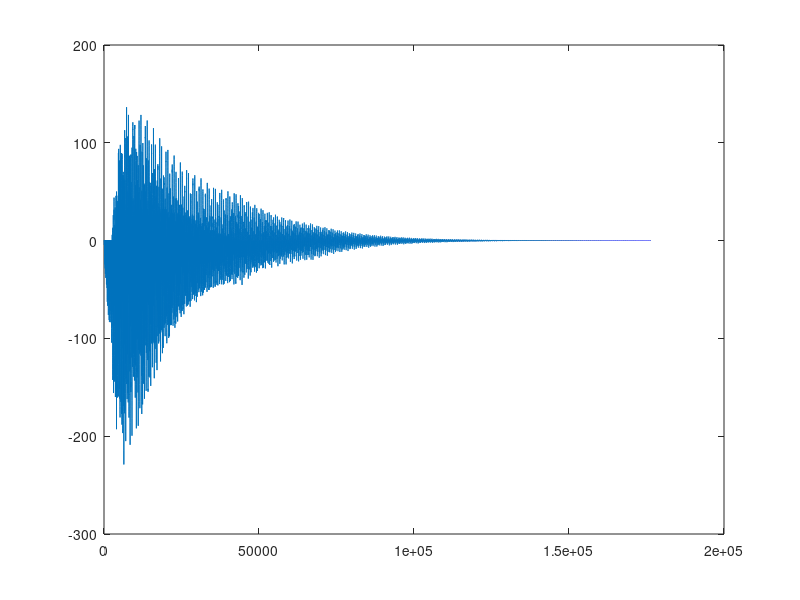

Reproduce this figure in MATLAB.
% Tromba Marina model
% Stefania bow model together with a mass spring model
clear; clc; close all;
Fs = 44100;

% mass spring

T = 1/Fs;

b = 0.5;       % Resistance
k = 1000000;  % spring stiffness
m = 0.1;        % mass

% frequency of spring
f0 = 1/(2*pi) * sqrt(k/m)

% mass spring states
x = [0.01,0]';

% input to mass spring
u = 0;
du = 0;

% state space matrices
A = [0, 1; -k/m, -b/m];

B = [0,1/m]';

C = [1,0];

D = 0;

a = 2/T;
I = eye(2);
H = inv(a*I - A);
Ad = H * (a*I + A);
Bd = H * B;

% Bow model
freq = 220;

N = 4*Fs;

stringLength = floor(Fs/freq);
l = stringLength/2;
Pb = 0.1; % bowing point
Fb = 0.0001;  % force (N)
Vb = 0.2;  % velocity (m/s)

nutLength = floor(stringLength*(1-Pb));
brigdeLength = floor(stringLength*Pb);
nutDelay = zeros(1,nutLength);
brigdeDelay = zeros(1,brigdeLength);

Z = 0.55;
mus = 0.8; % static coeffient of friction
zslope = 2*Z;

Von = 0;
Vob = 0;
Vin = 0;
Vib = 0;
Vh = 0;

%dVon = 0;
dVib = 0;
dVin = 0;
stick = 0;

output = zeros(N,1);
frictionOutput = zeros(N,1);
vOutput = zeros(N,1);

for i = 1:N
    if Fb < 0.15
        Fb = Fb + 0.0001;
    end
    
    Vin = nutDelay(nutLength);
    Vib = brigdeDelay(brigdeLength);
    
    LPVib = 0.5*(Vib + dVib);
    dVib = LPVib;
    
    LPVin = 0.5 * (Vin + dVin);
    dVin = LPVin;
    
    Vh = Vin + LPVib;
    
    % Bow friction calculations
        
    B2=-0.2*zslope-0.3*Fb-zslope*Vb-zslope*Vh;
    C2=0.06*Fb+zslope*Vh*Vb+0.2*zslope*Vh+0.3*Vb*Fb+0.1*Fb;
    delta2=B2*B2-4*zslope*C2;
    
    if Vh == Vb % MIDDLE
        
        v = Vb;
        stick = 1;
        
    elseif (delta2 < 0)
        
        v = Vb;    % the only possible solution is the stickone
        stick = 1;
        
    else
        
        if (stick==1)    % if we are in the stick condition, we keep it........
            
            f = zslope*(Vb-Vh);
            
            if ((f <= mus * Fb) & (f > 0))  %.....if we did not find a value above the maximum bow force.
                v = Vb;
            else
                
                v1 = (-B2+sqrt(B2*B2-4*zslope*C2))/(2*zslope);
                v2 = (-B2-sqrt(B2*B2-4*zslope*C2))/(2*zslope);
                
                vtemp = min(v1, v2);  % we choose the minimum solution, because it is NOT the one in the middle
                
                stick = 0;
                
                if(vtemp > Vb) % we do not want a solution v>Vb
                    v = Vb;
                    stick = 1;
                else
                    v = vtemp;
                end
            end
        else % we are in SLIP, so we stay in SLIP.....
            
            v1 = (-B2+sqrt(B2*B2-4*zslope*C2))/(2*zslope);
            v2 = (-B2-sqrt(B2*B2-4*zslope*C2))/(2*zslope);
            v = min(v1,v2);    % we choose the minimum solution, because it is NOT the one in the middle
            
            stick = 0;
            
            if(v > Vb) % on reste en SLIP sauf si v > Vb
                v = Vb;
                stick = 1;
            end
        end
    end
    
    % update outgoing velocities with estimated v
  
    f = zslope*(v-Vh);
    
    Von = -(LPVib + (f/(2*Z))); % new outgoing velocity to nut
    Vob = -(LPVin +  (f/(2*Z)));  % new outgoing velocity to bridge
    
    % attach mass spring to bow
    u = Vob;
    
    % output of spring
    if x(1) > 0
        massSpringOutput = x(1); 
    else 
        massSpringOutput = 0;
    end
    % update states
    x = Ad*x + Bd*(u + du);
    du = u;
    
    nutDelay = [Von + x(1), nutDelay(1:nutLength-1)];
    brigdeDelay = [Vob + x(1), brigdeDelay(1:brigdeLength-1)];
    
    
    
    output(i) = (Vob * massSpringOutput * 100000);
    
    frictionOutput(i) = f;
    vOutput(i) = v;   
end

plot(output)

%figure
%plot(vOutput)

soundsc(output,Fs)

